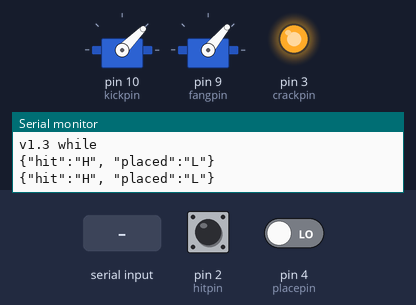
Simulated run of this sketch. Board: Arduino Uno, built with avr-gcc and run on an emulated ATmega328P. Shown: 2 × servo, output pins drawn as LEDs (lit = HIGH), the last lines printed to the serial monitor. Inputs (shaded band) come from the test bench; at power-on: pin 2 (hitpin) HIGH, pin 4 (placepin) LOW.

Above: at 1.2 s.
1.3 s: "K" received over Serial
At 2.5 s:
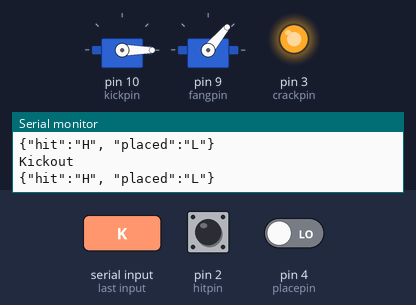
3.0 s: "F" received over Serial
At 3.7 s:
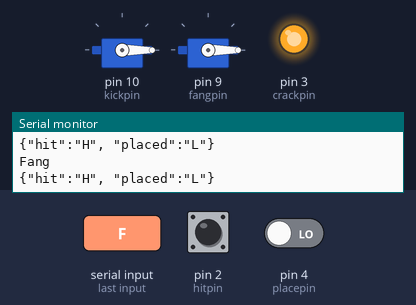
4.5 s: "C" received over Serial
At 4.8 s:
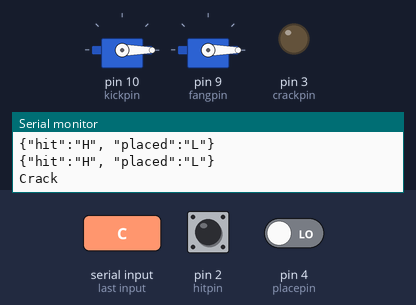
6.0 s: "U" received over Serial
At 7.2 s:
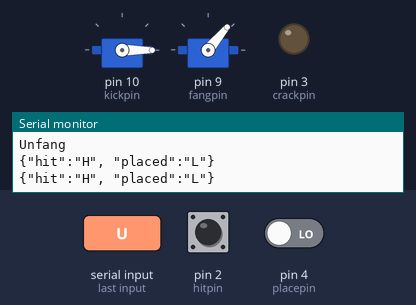
Timing chart, 0 to 9.0 s (numbered marks = the images above; inputs shaded):
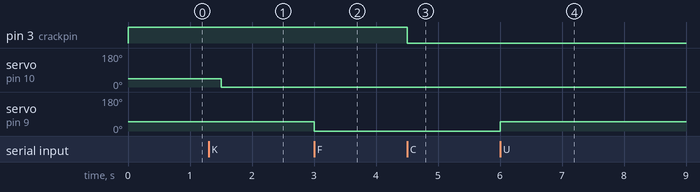

Measured:
- after the input at 1.3 s, servo on pin 10 (kickpin): 45° → 0° after 0.20 s
- after the input at 3.0 s, servo on pin 9 (fangpin): 50° → 0° at once
- after the input at 4.5 s, pin 3 (crackpin): HIGH → LOW at once
- after the input at 6.0 s, servo on pin 9 (fangpin): 0° → 50° at once

The sketch:

pillar.ino
```cpp
#include <Servo.h>

Servo kickservo;
Servo fangservo;

const int hitpin = 2;
const int crackpin = 3;
const int placepin = 4;
const int kickpin = 10;
const int fangpin = 9;

void setup() {
  Serial.begin(9600);
  Serial.println("v1.3 while");

  pinMode(kickpin, OUTPUT);
  kickservo.attach(kickpin);
  kickservo.write(45);
  pinMode(fangpin, OUTPUT);
  fangservo.attach(fangpin);
  fangservo.write(50);

  pinMode(crackpin, OUTPUT);
  digitalWrite(crackpin, HIGH);
  pinMode(hitpin, INPUT_PULLUP);
  pinMode(placepin, INPUT);
  // interrupt source: https://www.arduino.cc/reference/en/language/functions/external-interrupts/attachinterrupt/
  attachInterrupt(digitalPinToInterrupt(hitpin), pillarHit, FALLING);
  // only pins 2 & 3 are interruptible, so not interrupting on placement
}

void printJson(const char* key, const char* value) {
  Serial.print("\"");
  Serial.print(key);
  Serial.print("\":\"");
  Serial.print(value);
  Serial.print("\"");
}

char* digitalPinAsJson(int pin, const char* key) {
  int value = digitalRead(pin);
  if (value == HIGH) {
    printJson(key, "H");
  } else {
    printJson(key, "L");
  }
}

int pulse = 0;

void loop() {
  while (Serial.available() > 0) {
    int incoming = Serial.read();
    if (incoming == 'K') {
      Serial.println("Kickout");
      kickservo.write(0);
    } else if (incoming == 'F') {
      Serial.println("Fang");
      fangservo.write(0);
    } else if (incoming == 'U') {
      Serial.println("Unfang");
      fangservo.write(50);
    } else if (incoming == 'C') {
      Serial.println("Crack");
      digitalWrite(crackpin, LOW);
    } else if (incoming == 'R') {
      Serial.println("Relax");
      kickservo.write(45);
      fangservo.write(50);
      digitalWrite(crackpin, HIGH);
    }
  }
  if (pulse == 0) {
    Serial.print("{");
    digitalPinAsJson(hitpin, "hit");
    Serial.print(", ");
    digitalPinAsJson(placepin, "placed");
    Serial.println("}");
  }
  pulse = (pulse + 1) % 4;
  delay(250);
}

void pillarHit() {
  Serial.println("{\"event\": \"CRACK\"}");
}

void hiranyaPlaced() {
  Serial.println("{\"event\": \"HIRANYA\"}");
}
```
